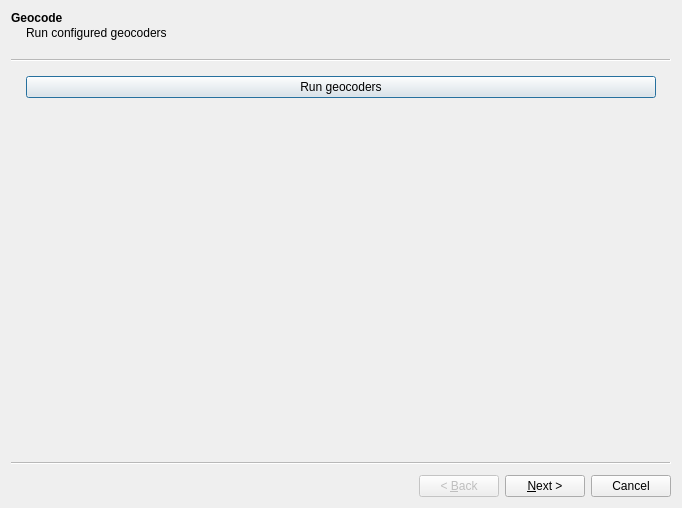
<?xml version="1.0" encoding="UTF-8"?>
<ui version="4.0">
 <class>Wizard</class>
 <widget class="QWizard" name="Wizard">
  <property name="geometry">
   <rect>
    <x>0</x>
    <y>0</y>
    <width>682</width>
    <height>508</height>
   </rect>
  </property>
  <property name="windowTitle">
   <string>Wizard</string>
  </property>
  <property name="wizardStyle">
   <enum>QWizard::ClassicStyle</enum>
  </property>
  <widget class="QWizardPage" name="geocode_step">
   <property name="title">
    <string>Geocode</string>
   </property>
   <property name="subTitle">
    <string>Run configured geocoders</string>
   </property>
   <attribute name="pageId">
    <string notr="true">geocode_page</string>
   </attribute>
   <layout class="QVBoxLayout" name="verticalLayout_2">
    <item>
     <widget class="QPushButton" name="run_geocoders">
      <property name="text">
       <string>Run geocoders</string>
      </property>
     </widget>
    </item>
   </layout>
  </widget>
  <widget class="QWizardPage" name="evaluate_step">
   <property name="title">
    <string>Evaluate Geocode</string>
   </property>
   <property name="subTitle">
    <string>Evalute geocoding results</string>
   </property>
   <attribute name="pageId">
    <string notr="true">evaluate_page</string>
   </attribute>
   <layout class="QVBoxLayout" name="verticalLayout_3">
    <item>
     <widget class="QPushButton" name="load_layers">
      <property name="text">
       <string>Load layers</string>
      </property>
     </widget>
    </item>
    <item>
     <widget class="QGroupBox" name="groupBox_2">
      <property name="title">
       <string>Statistics</string>
      </property>
      <layout class="QVBoxLayout" name="verticalLayout_4">
       <item>
        <widget class="QTabWidget" name="tabWidget">
         <property name="currentIndex">
          <number>1</number>
         </property>
         <widget class="QWidget" name="tab">
          <attribute name="title">
           <string>Geocoder1</string>
          </attribute>
         </widget>
         <widget class="QWidget" name="tab_2">
          <attribute name="title">
           <string>Geocoder2</string>
          </attribute>
         </widget>
        </widget>
       </item>
      </layout>
     </widget>
    </item>
    <item>
     <widget class="QGroupBox" name="groupBox">
      <property name="title">
       <string>Preview</string>
      </property>
      <layout class="QVBoxLayout" name="verticalLayout">
       <item>
        <widget class="QTableWidget" name="tableWidget"/>
       </item>
      </layout>
     </widget>
    </item>
   </layout>
  </widget>
  <widget class="QWizardPage" name="select_step">
   <property name="title">
    <string>Select results</string>
   </property>
   <property name="subTitle">
    <string>Decide gocoding results accepting rule</string>
   </property>
   <attribute name="pageId">
    <string notr="true">select_page</string>
   </attribute>
  </widget>
  <widget class="QWizardPage" name="update_step">
   <property name="title">
    <string>Update session</string>
   </property>
   <property name="subTitle">
    <string>Update current session with geocoded results</string>
   </property>
   <attribute name="pageId">
    <string notr="true">update_page</string>
   </attribute>
  </widget>
 </widget>
 <resources/>
 <connections/>
</ui>
